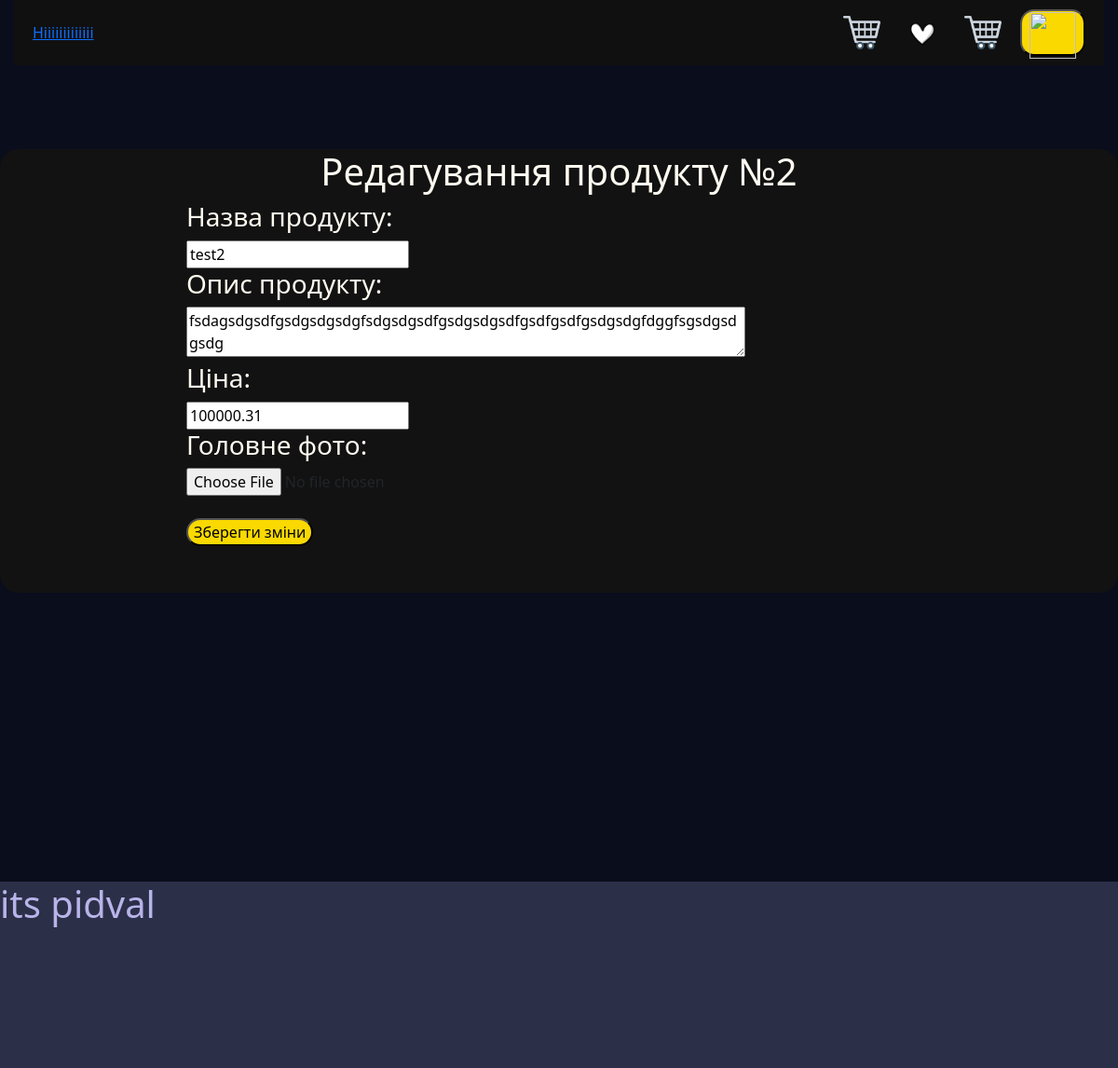
/admin/product/2 (signed in), run on the app's committed database.
### tables this page shows
CREATE TABLE products(id INTEGER PRIMARY KEY AUTOINCREMENT, name_product TEXT, info_for_product TEXT, price REAL, main_img TEXT, dop_img1 TEXT, dop_img2 TEXT);

### admin/admin.py (the view, shortened to what this page needs)
@admin_bp.route('/admin/product/<int:product_id>', methods=['GET', 'POST'])
def details(product_id):
    if session.get('is_admin') is not True:  # Перевірка, чи є в сесії ключ is_admin
        flash('У вас немає прав адміна')
        return redirect(url_for('home.main'))
    product = get_order_details(product_id)
    return render_template('product.html', product=product)

### models.py (called while the page is built)
def get_conect_bd():
    conn = sqlite3.connect('Flask/my_database.sqlite')
    conn.row_factory = sqlite3.Row
    return conn

def get_order_details(item_id):
    conn = get_conect_bd()
    item = conn.execute('SELECT * FROM products WHERE id = ?', (item_id,)).fetchone()
    conn.close()
    return item

### templates/product.html (shortened to what this page needs)
{% extends 'home.html' %}
{% block content %}
    <div class="item">
        <div class="itembg">
            <h1 style="text-align: center;">Редагування продукту №{{product.id}}</h1>
            <div style="margin: 0 auto; max-width: 800px;">
                <form action="{{ url_for('admin_bp.update_product', product_id=product.id) }}" method="POST" enctype="multipart/form-data">
                    <label for="name_product"><h3>Назва продукту:</h3></label><br>
                    <input type="text" name="name_product" value="{{ product.name_product }}"><br>
                    <label for="info_for_product"><h3>Опис продукту:</h3></label><br>
                    <textarea name="info_for_product" id="info_for_product" style="width: 600px;">{{ product.info_for_product }}</textarea><br>
                    <label for="price"><h3>Ціна:</h3></label><br>
                    <input type="text" name="price" value="{{ product.price }}"><br>
                    <label for="file"><h3>Головне фото:</h3></label><br>
                    <input type="file" name="file" id="file"><br><br>
                    <button class="buttonregistr" type="submit">Зберегти зміни</button>
                </form>
            </div>
        </div>
    </div>
{% endblock %}

### static/css/base.css (style rules this page uses)
h1, h2, h3, h4, h5, h6 { color: #FFFAF0; }
.buttonregistr { background-color: #fad901; border-radius: 15px; }
.item { max-width: 1400px; margin: 10px auto; }
.itembg { background-color: #121212; height: auto; padding-bottom: 50px; border-radius: 20px; }

### data on the page
products: id "2", name_product "test2", info_for_product "fsdagsdgsdfgsdgsdgsdgfsdgsdgsdfgsdgsdgsdfgsdfgsdfgsdgsdgfdggfsgsdgsdgsdg", price "100000.31"
